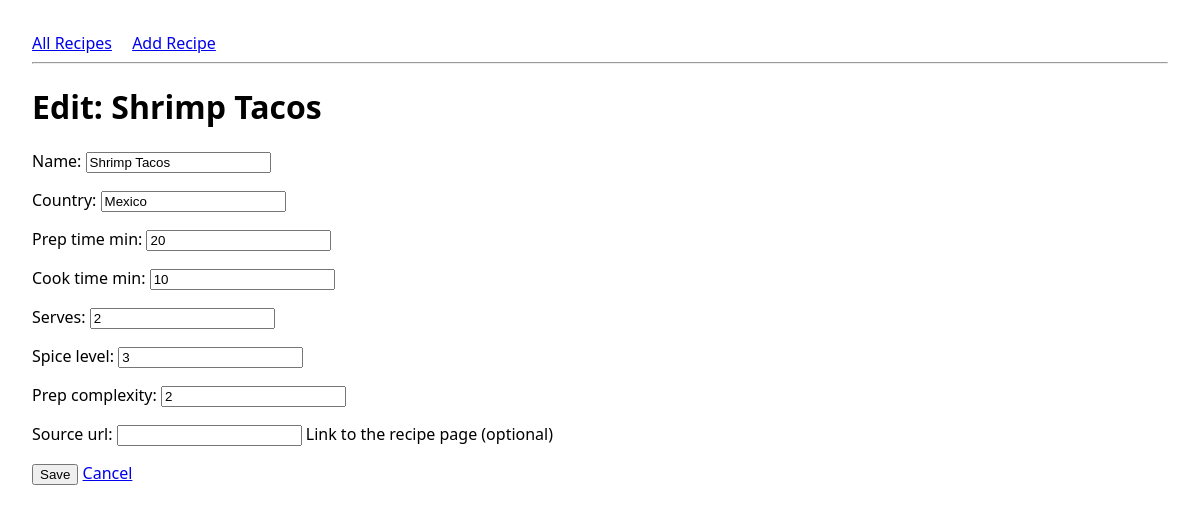
The page /3/edit/ on the database its author committed.
### kitchen/models.py (models this page shows, shortened)
class Recipe(models.Model):
    name = models.CharField(max_length=200)
    country = models.CharField(max_length=100)
    prep_time_min = models.PositiveIntegerField(validators=[MinValueValidator(0)])
    cook_time_min = models.PositiveIntegerField(validators=[MinValueValidator(0)])
    serves = models.PositiveIntegerField(validators=[MinValueValidator(1)])
    spice_level = models.PositiveIntegerField(validators=[MinValueValidator(1), MaxValueValidator(5)])
    prep_complexity = models.PositiveIntegerField(validators=[MinValueValidator(1), MaxValueValidator(5)])
    source_url = models.URLField(null=True, blank=True, help_text="Link to the recipe page (optional)")
    class Meta:
        ordering = ['name']

### kitchen/views.py (the view)
# urls.py: path('<int:pk>/edit/', views.update_recipe, name='edit'),
def update_recipe(request, pk):
    recipe = get_object_or_404(Recipe, pk=pk)
    if request.method == "POST":
        form = RecipeForm(request.POST, instance=recipe)
        if form.is_valid():
            form.save()
            return redirect("recipes:list")
    else:
        form = RecipeForm(instance=recipe)
    return render(request, "kitchen/recipe_form.html", {"form": form, "title": f"Edit: {recipe.name}"})

### kitchen/forms.py
class RecipeForm(forms.ModelForm):
    class Meta:
        model = Recipe
        fields = [
            "name", "country", "prep_time_min", "cook_time_min",
            "serves", "spice_level", "prep_complexity", "source_url"
        ]

### kitchen/templates/kitchen/recipe_form.html (shortened to what this page needs)
{% extends "base.html" %}
{% block content %}
<h1>{{ title }}</h1>
<form method="post">
  {{ form.as_p }}
  <p>
    <button type="submit">Save</button>
    <a href="{% url 'recipes:list' %}">Cancel</a>
  </p>
</form>
{% endblock %}

### kitchen/templates/base.html (style rules this page uses)
body { font-family: system-ui, Arial, sans-serif; margin: 2rem; }

### rows shown on the page
Recipe: name "Shrimp Tacos", country "Mexico", prep_time_min "20", cook_time_min "10", serves "2", spice_level "3", prep_complexity "2"

### other values the page prints
{{ title }} "Edit: Shrimp Tacos"
